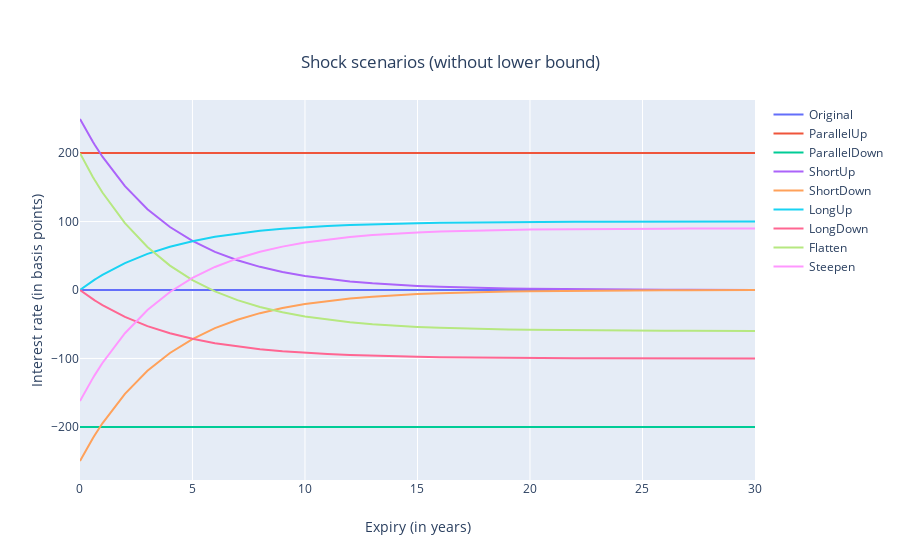
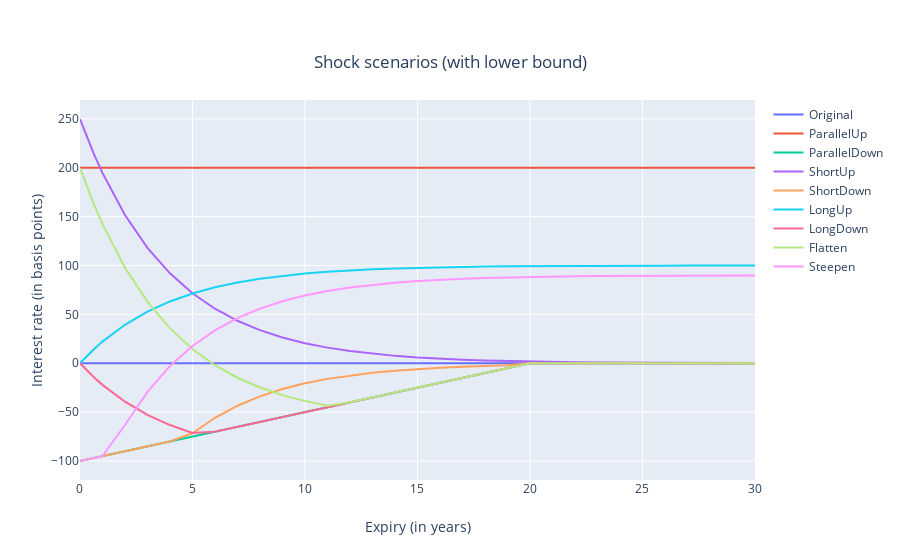

The cell these charts' notebook holds for them, in order:
### Code cell
# Plot the shock scenarios (once with and once without enforcing the lower bound for interest rates)
def plot_shocked_interest_rates(
    refdate,
    dates,
    interestRates,
    daycounter,
    shockParams,
    useLowerBound = True
):
    parallel = shockParams['Parallel']
    short = shockParams['Short']
    long = shockParams['Long']
    
    shockScenarios = ['Original', 'ParallelUp', 'ParallelDown', 'ShortUp', 'ShortDown', 'LongUp', 'LongDown', 'Flatten', 'Steepen']
    
    
    fig = go.Figure()
    
    for shockScenario in shockScenarios:
        ir = getShockedInterestRates(
            refdate,
            dates,
            interestRates,
            daycounter,
            shockScenario,
            parallel,
            short,
            long,
            useLowerBound
        )
        year_fractions = []
        for i in range(len(dates)):
            year_fractions.append(daycounter.yf(refdate, dates[i]))
        
        fig.add_trace(go.Scatter(x = year_fractions, y = ir, name = shockScenario, mode = default_plotly_scatter_mode))
     
    if  useLowerBound:
        title_figure = 'Shock scenarios (with lower bound)'
    else :
        title_figure = 'Shock scenarios (without lower bound)'
    
    fig.update_layout(
        showlegend=True,
        xaxis = dict(title_text = "Expiry (in years)"),
        yaxis = dict(title_text = "Interest rate (in basis points)"),
        title={
            'text': title_figure,
            'y':0.9,
            'x':0.5,
            'xanchor': 'center',
            'yanchor': 'top'}
    )

    fig.show()

interestRates = [0] * len(sampling_points_simple_example)

plot_shocked_interest_rates(
    refdate_scenarios,
    sampling_points_simple_example,
    interestRates,
    analytics.DayCounter(default_daycounter_type),
    shockparams_standard,
    False
)

plot_shocked_interest_rates(
    refdate_scenarios,
    sampling_points_simple_example,
    interestRates,
    analytics.DayCounter(default_daycounter_type),
    shockparams_standard,
    True
)
